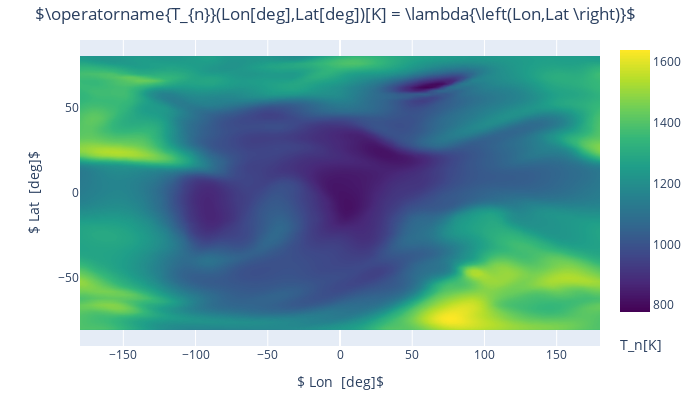

The notebook cell this image was saved under:
### Code cell
# Show the reconstructed plot.
# Note the plots shown are given in the coordinate system associated with the input trajectory.
# Any gaps in the reconstructed plot indicate gaps in the satellite coverage of the plot grid chosen (dx and dy above),
#   and also depend on the constellation arrangement.

# recon.x and recon.y are the x and y grids of the plots.
# Generate a plot for validation
from kamodo_ccmc.tools.plotfunctions import toColor
toColor(recon.plot(T_n=dict(Lon=recon.x, Lat=recon.y)), colorscale="Viridis")

### Figure 1 — Plotly figure (JSON) as saved in the notebook; plotly's stock layout.template omitted (floating-point values rounded to 4 significant figures; data arrays with more than 128 entries replaced by an {"elided": "..."} marker saying what was removed)
{"data": [{"colorbar": {"title": {"side": "bottom", "text": "T_n[K]"}}, "colorscale": [[0, "#440154"], [0.1111, "#482878"], [0.2222, "#3e4989"], [0.3333, "#31688e"], [0.4444, "#26828e"], [0.5556, "#1f9e89"], [0.6667, "#35b779"], [0.7778, "#6ece58"], [0.8889, "#b5de2b"], [1, "#fde725"]], "contours": {"coloring": "fill", "showlines": false}, "meta": "2d-grid", "ncontours": 200, "type": "contour", "x": [-180, -176, -172, -168, -164, -160, -156, -152, -148, -144, -140, -136, -132, -128, -124, -120, -116, -112, -108, -104, -100, -96, -92, -88, -84, -80, -76, -72, -68, -64, -60, -56, -52, -48, -44, -40, -36, -32, -28, -24, -20, -16, -12, -8, -4, 0, 4, 8, 12, 16, 20, 24, 28, 32, 36, 40, 44, 48, 52, 56, 60, 64, 68, 72, 76, 80, 84, 88, 92, 96, 100, 104, 108, 112, 116, 120, 124, 128, 132, 136, 140, 144, 148, 152, 156, 160, 164, 168, 172, 176, 180], "y": [-90, -88, -86, -84, -82, -80, -78, -76, -74, -72, -70, -68, -66, -64, -62, -60, -58, -56, -54, -52, -50, -48, -46, -44, -42, -40, -38, -36, -34, -32, -30, -28, -26, -24, -22, -20, -18, -16, -14, -12, -10, -8, -6, -4, -2, 0, 2, 4, 6, 8, 10, 12, 14, 16, 18, 20, 22, 24, 26, 28, 30, 32, 34, 36, 38, 40, 42, 44, 46, 48, 50, 52, 54, 56, 58, 60, 62, 64, 66, 68, 70, 72, 74, 76, 78, 80, 82, 84, 86, 88, 90], "z": {"elided": "91x91 float values"}}], "layout": {"autosize": false, "height": 400, "margin": {"b": 32, "pad": 0, "r": 30, "t": 40}, "title": {"text": "$\\operatorname{T_{n}}(Lon[deg],Lat[deg])[K] = \\lambda{\\left(Lon,Lat \\right)}$"}, "width": 700, "xaxis": {"title": {"text": "$ Lon  [deg]$"}}, "yaxis": {"title": {"text": "$ Lat  [deg]$"}}}}
